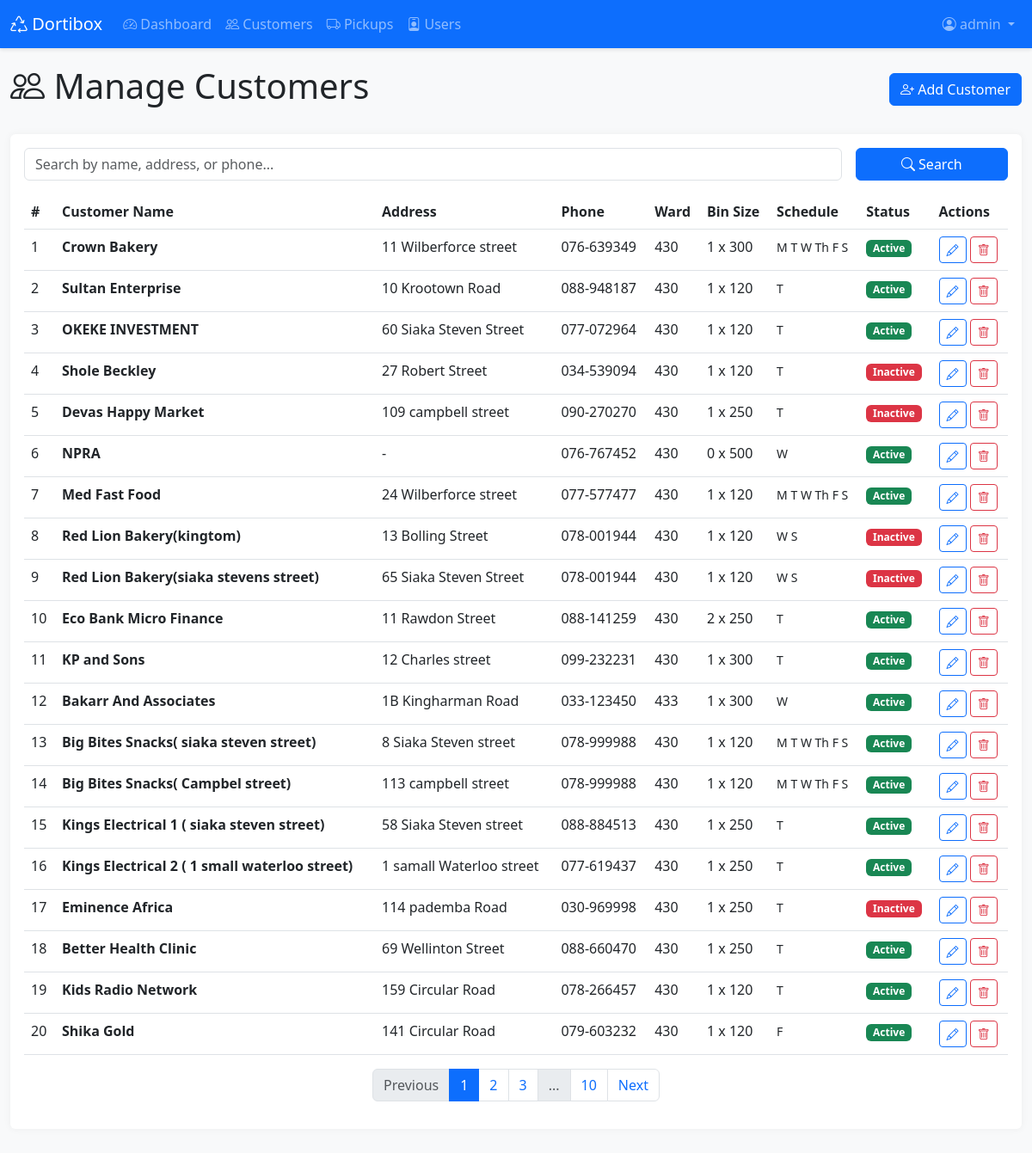
The page /admin/customers (signed in) on the database its author committed.
### app.py (models this page shows, shortened)
class Customer(db.Model):
    id = db.Column(db.Integer, primary_key=True)
    customer_number = db.Column(db.Integer)
    customer_name = db.Column(db.String(200), nullable=False)
    address = db.Column(db.String(300))
    phone_number = db.Column(db.String(50))
    type = db.Column(db.String(100))
    ward = db.Column(db.String(100))
    bin_size = db.Column(db.String(50))
    bin_qty = db.Column(db.Integer)
    frequency = db.Column(db.String(50))
    time = db.Column(db.String(50))
    monday = db.Column(db.Integer, default=0)
    tuesday = db.Column(db.Integer, default=0)
    wednesday = db.Column(db.Integer, default=0)
    thursday = db.Column(db.Integer, default=0)
    friday = db.Column(db.Integer, default=0)
    saturday = db.Column(db.Integer, default=0)
    sales_rep = db.Column(db.String(100))
    payment_type = db.Column(db.String(100))
    subscription_start = db.Column(db.Date)
    subscription_end = db.Column(db.Date)
    active = db.Column(db.String(10))
    target_month_start = db.Column(db.Date)
    target_month_end = db.Column(db.Date)
    month_acquired = db.Column(db.String(50))
    amount_paid = db.Column(db.Float)
    pickups = db.relationship('Pickup', backref='customer', lazy=True, cascade='all, delete-orphan')

### app.py (the view, shortened to what this page needs)
@app.route('/admin/customers')
@admin_required
def admin_customers():
    page = request.args.get('page', 1, type=int)
    search = request.args.get('search', '')
    ward_filter = request.args.get('ward', '')
    status_filter = request.args.get('status', '')
    subscription_filter = request.args.get('subscription', '')
    query = Customer.query
    if search:
        query = query.filter(
            (Customer.customer_name.contains(search)) |
            (Customer.address.contains(search)) |
            (Customer.phone_number.contains(search))
        )
    if ward_filter:
        query = query.filter(Customer.ward == ward_filter)
    if status_filter == 'active':
        query = query.filter((Customer.active == 'Yes') | (Customer.active == 'yes'))
    elif status_filter == 'inactive':
        query = query.filter(Customer.active == 'No')
    today = date.today()
    if subscription_filter == 'expired':
        query = query.filter(
            Customer.subscription_end.isnot(None),
            Customer.subscription_end < today
        )
    elif subscription_filter == 'no_date':
        query = query.filter(Customer.subscription_end.is_(None))
    customers = query.order_by(Customer.customer_number).paginate(
        page=page, per_page=20, error_out=False
    )
    wards = db.session.query(Customer.ward).filter(Customer.ward.isnot(None)).distinct().order_by(Customer.ward).all()
    wards = [w[0] for w in wards if w[0]]
    return render_template('admin_customers.html',
                         customers=customers,
                         search=search,
                         ward_filter=ward_filter,
                         status_filter=status_filter,
                         subscription_filter=subscription_filter,
                         wards=wards,
                         today=today)

### app.py (called while the page is built)
@app.context_processor
def inject_now():
    return {
        'now': datetime.now,
        'abs': abs  # Add abs function
    }

def admin_required(f):
    @wraps(f)
    def decorated_function(*args, **kwargs):
        if 'user_id' not in session:
            flash('Please log in to access this page.', 'warning')
            return redirect(url_for('login'))
        user = User.query.get(session['user_id'])
        if user.role != 'admin':
            flash('You do not have permission to access this page.', 'danger')
            return redirect(url_for('dashboard'))
        return f(*args, **kwargs)
    return decorated_function

### templates/admin_customers.html (shortened to what this page needs)
{% extends "base.html" %}
{% block content %}
<div class="container-fluid">
    <div class="d-flex justify-content-between align-items-center mb-4">
        <h1><i class="bi bi-people"></i> Manage Customers</h1>
        <a href="{{ url_for('add_customer') }}" class="btn btn-primary">
            <i class="bi bi-person-plus"></i> Add Customer
        </a>
    </div>
    <div class="card">
        <div class="card-body">
            <form method="GET" class="row g-3 mb-3">
                <div class="col-md-10">
                    <input type="text" class="form-control" name="search"
                           placeholder="Search by name, address, or phone..."
                           value="{{ search }}">
                </div>
                <div class="col-md-2">
                    <button type="submit" class="btn btn-primary w-100">
                        <i class="bi bi-search"></i> Search
                    </button>
                </div>
            </form>
            <div class="table-responsive">
                <table class="table table-hover">
                    <thead>
                        <tr>
                            <th>#</th>
                            <th>Customer Name</th>
                            <th>Address</th>
                            <th>Phone</th>
                            <th>Ward</th>
                            <th>Bin Size</th>
                            <th>Schedule</th>
                            <th>Status</th>
                            <th>Actions</th>
                        </tr>
                    </thead>
                    <tbody>
                        {% for customer in customers.items %}
                        <tr>
                            <td>{{ customer.customer_number or '-' }}</td>
                            <td><strong>{{ customer.customer_name }}</strong></td>
                            <td>{{ customer.address or '-' }}</td>
                            <td>{{ customer.phone_number or '-' }}</td>
                            <td>{{ customer.ward or '-' }}</td>
                            <td>{{ customer.bin_qty or 0 }} x {{ customer.bin_size or 'N/A' }}</td>
                            <td>
                                <small>
                                    {% if customer.monday %}M{% endif %}
                                    {% if customer.tuesday %}T{% endif %}
                                    {% if customer.wednesday %}W{% endif %}
                                    {% if customer.thursday %}Th{% endif %}
                                    {% if customer.friday %}F{% endif %}
                                    {% if customer.saturday %}S{% endif %}
                                </small>
                            </td>
                            <td>
                                {% if customer.active in ['Yes', 'yes'] %}
                                <span class="badge bg-success">Active</span>
                                {% else %}
                                <span class="badge bg-danger">Inactive</span>
                                {% endif %}
                            </td>
                            <td class="table-actions">
                                <a href="{{ url_for('edit_customer', id=customer.id) }}"
                                   class="btn btn-sm btn-outline-primary">
                                    <i class="bi bi-pencil"></i>
                                </a>
                                <form method="POST" action="{{ url_for('delete_customer', id=customer.id) }}"
                                      style="display:inline;"
                                      onsubmit="return confirm('Are you sure you want to delete this customer?');">
                                    <button type="submit" class="btn btn-sm btn-outline-danger">
                                        <i class="bi bi-trash"></i>
                                    </button>
                                </form>
                            </td>
                        </tr>
                        {% endfor %}
                    </tbody>
                </table>
            </div>
            {% if customers.pages > 1 %}
            <nav>
                <ul class="pagination justify-content-center">
                    <li class="page-item {% if not customers.has_prev %}disabled{% endif %}">
                        <a class="page-link" href="{{ url_for('admin_customers', page=customers.prev_num, search=search) }}">
                            Previous
                        </a>
                    </li>
                    {% for page_num in customers.iter_pages(left_edge=1, right_edge=1, left_current=1, right_current=2) %}
                        {% if page_num %}
                            <li class="page-item {% if page_num == customers.page %}active{% endif %}">
                                <a class="page-link" href="{{ url_for('admin_customers', page=page_num, search=search) }}">
                                    {{ page_num }}
                                </a>
                            </li>
                        {% else %}
                            <li class="page-item disabled"><span class="page-link">...</span></li>
                        {% endif %}
                    {% endfor %}
                    <li class="page-item {% if not customers.has_next %}disabled{% endif %}">
                        <a class="page-link" href="{{ url_for('admin_customers', page=customers.next_num, search=search) }}">
                            Next
                        </a>
                    </li>
                </ul>
            </nav>
            {% endif %}
        </div>
    </div>
</div>
{% endblock %}

### templates/base.html (shortened to what this page needs)
<!DOCTYPE html>
<html lang="en">
<head>
    <link href="https://cdn.jsdelivr.net/npm/bootstrap@5.3.0/dist/css/bootstrap.min.css" rel="stylesheet">
    <link rel="stylesheet" href="https://cdn.jsdelivr.net/npm/bootstrap-icons@1.10.0/font/bootstrap-icons.css">
</head>
<body>
    {% if session.user_id %}
    <nav class="navbar navbar-expand-lg navbar-dark bg-primary">
        <div class="container-fluid">
            <a class="navbar-brand" href="{{ url_for('dashboard') }}">
                <i class="bi bi-recycle"></i> Dortibox
            </a>
            <div class="collapse navbar-collapse" id="navbarNav">
                <ul class="navbar-nav me-auto">
                    {% if session.role == 'admin' %}
                    <li class="nav-item">
                        <a class="nav-link" href="{{ url_for('dashboard') }}">
                            <i class="bi bi-speedometer2"></i> Dashboard
                        </a>
                    </li>
                    <li class="nav-item">
                        <a class="nav-link" href="{{ url_for('admin_customers') }}">
                            <i class="bi bi-people"></i> Customers
                        </a>
                    </li>
                    <li class="nav-item">
                        <a class="nav-link" href="{{ url_for('admin_pickups') }}">
                            <i class="bi bi-truck"></i> Pickups
                        </a>
                    </li>
                    <li class="nav-item">
                        <a class="nav-link" href="{{ url_for('admin_users') }}">
                            <i class="bi bi-person-badge"></i> Users
                        </a>
                    </li>
                    {% else %}
                    <li class="nav-item">
                        <a class="nav-link" href="{{ url_for('dashboard') }}">
                            <i class="bi bi-calendar-check"></i> Today's Pickups
                        </a>
                    </li>
                    {% endif %}
                </ul>
                <ul class="navbar-nav">
                    <li class="nav-item dropdown">
                        <a class="nav-link dropdown-toggle" href="#" id="userDropdown" role="button" data-bs-toggle="dropdown">
                            <i class="bi bi-person-circle"></i> {{ session.username }}
                        </a>
                    </li>
                </ul>
            </div>
        </div>
    </nav>
    {% endif %}
    <div class="container-fluid main-content">
        {% block content %}{% endblock %}
    </div>
</body>
</html>

### templates/base.html (style rules this page uses)
body { min-height: 100vh; background-color: #f8f9fa; }
.navbar { box-shadow: 0 2px 4px rgba(0,0,0,.1); }
.main-content { padding: 20px 0; }
.card { box-shadow: 0 0 10px rgba(0,0,0,.05); border: none; margin-bottom: 20px; }
.table-actions { white-space: nowrap; }

### rows shown on the page
Customer: customer_number "1", customer_name "Crown Bakery", address "11 Wilberforce street", phone_number "076-639349", ward "430", bin_qty "1", bin_size "300", monday "M", tuesday "T", wednesday "W", thursday "Th", friday "F", saturday "S", active "Active"
Customer: customer_number "2", customer_name "Sultan Enterprise", address "10 Krootown Road", phone_number "088-948187", ward "430", bin_qty "1", bin_size "120", tuesday "T", active "Active"
Customer: customer_number "3", customer_name "OKEKE INVESTMENT", address "60 Siaka Steven Street", phone_number "077-072964", ward "430", bin_qty "1", bin_size "120", tuesday "T", active "Active"
Customer: customer_number "4", customer_name "Shole Beckley", address "27 Robert Street", phone_number "034-539094", ward "430", bin_qty "1", bin_size "120", tuesday "T", active "Inactive"
Customer: customer_number "5", customer_name "Devas Happy Market", address "109 campbell street", phone_number "090-270270", ward "430", bin_qty "1", bin_size "250", tuesday "T", active "Inactive"
Customer: customer_number "6", customer_name "NPRA", address "-", phone_number "076-767452", ward "430", bin_qty "0", bin_size "500", wednesday "W", active "Active"
Customer: customer_number "7", customer_name "Med Fast Food", address "24 Wilberforce street", phone_number "077-577477", ward "430", bin_qty "1", bin_size "120", monday "M", tuesday "T", wednesday "W", thursday "Th", friday "F", saturday "S", active "Active"
Customer: customer_number "8", customer_name "Red Lion Bakery(kingtom)", address "13 Bolling Street", phone_number "078-001944", ward "430", bin_qty "1", bin_size "120", wednesday "W", saturday "S", active "Inactive"
Customer: customer_number "9", customer_name "Red Lion Bakery(siaka stevens street)", address "65 Siaka Steven Street", phone_number "078-001944", ward "430", bin_qty "1", bin_size "120", wednesday "W", saturday "S", active "Inactive"
Customer: customer_number "10", customer_name "Eco Bank Micro Finance", address "11 Rawdon Street", phone_number "088-141259", ward "430", bin_qty "2", bin_size "250", tuesday "T", active "Active"
Customer: customer_number "11", customer_name "KP and Sons", address "12 Charles street", phone_number "099-232231", ward "430", bin_qty "1", bin_size "300", tuesday "T", active "Active"
Customer: customer_number "12", customer_name "Bakarr And Associates", address "1B Kingharman Road", phone_number "033-123450", ward "433", bin_qty "1", bin_size "300", wednesday "W", active "Active"
Customer: customer_number "13", customer_name "Big Bites Snacks( siaka steven street)", address "8 Siaka Steven street", phone_number "078-999988", ward "430", bin_qty "1", bin_size "120", monday "M", tuesday "T", wednesday "W", thursday "Th", friday "F", saturday "S", active "Active"
Customer: customer_number "14", customer_name "Big Bites Snacks( Campbel street)", address "113 campbell street", phone_number "078-999988", ward "430", bin_qty "1", bin_size "120", monday "M", tuesday "T", wednesday "W", thursday "Th", friday "F", saturday "S", active "Active"
Customer: customer_number "15", customer_name "Kings Electrical 1 ( siaka steven street)", address "58 Siaka Steven street", phone_number "088-884513", ward "430", bin_qty "1", bin_size "250", tuesday "T", active "Active"
Customer: customer_number "16", customer_name "Kings Electrical 2 ( 1 small waterloo street)", address "1 samall Waterloo street", phone_number "077-619437", ward "430", bin_qty "1", bin_size "250", tuesday "T", active "Active"
Customer: customer_number "17", customer_name "Eminence Africa", address "114 pademba Road", phone_number "030-969998", ward "430", bin_qty "1", bin_size "250", tuesday "T", active "Inactive"
Customer: customer_number "18", customer_name "Better Health Clinic", address "69 Wellinton Street", phone_number "088-660470", ward "430", bin_qty "1", bin_size "250", tuesday "T", active "Active"
Customer: customer_number "19", customer_name "Kids Radio Network", address "159 Circular Road", phone_number "078-266457", ward "430", bin_qty "1", bin_size "120", tuesday "T", active "Active"
Customer: customer_number "20", customer_name "Shika Gold", address "141 Circular Road", phone_number "079-603232", ward "430", bin_qty "1", bin_size "120", friday "F", active "Active"

### other values the page prints
{{ session.username }} "admin"
{{ page_num }} "1" "2" "3" "10"
